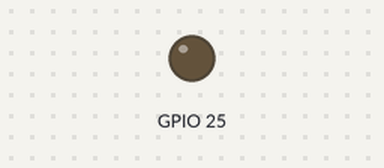
Recording of a program running on a simulated ESP32. Parts: output pins drawn as LEDs (lit = HIGH).

Above: at 0.05 s.
At 0.3 s:
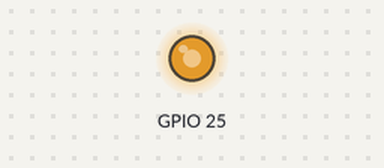
At 0.9 s:
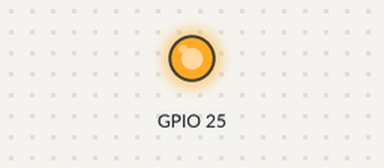
At 1.75 s:
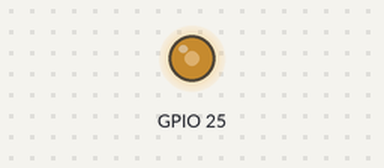
Timing chart, 0 to 4.1 s (numbered marks = the images above):
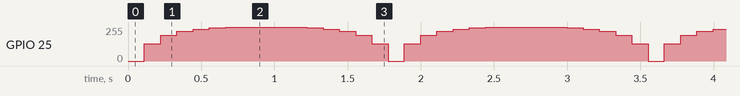

Measured:
- by itself, GPIO 25: repeats every 1.8 s: 192/255 0.11 s, 224/255 0.11 s, 240/255 0.11 s, 248/255 0.11 s, 252/255 0.11 s, 254/255 0.11 s, 255/255 0.11 s, 254/255 0.11 s, 252/255 0.11 s, 248/255 0.11 s, 240/255 0.11 s, 224/255 0.11 s, 192/255 0.11 s, 128/255 0.11 s, 0/255 0.11 s, 128/255 0.11 s

The program:

main.cpp
```cpp
#include <driver/gpio.h>
#include <driver/dac.h>
#include <Arduino.h>

void blinkTask(void *pvParam) {
  uint8_t dacValue = 0;
  int16_t dacInc = 128;

  dac_output_enable(DAC_CHANNEL_1);
  while (true) {
    dac_output_voltage(DAC_CHANNEL_1, dacValue);  // dacWrite(DAC1, dacValue);
    dacValue += dacInc;
    if (dacInc > 0) {
      dacInc /= 2;
      if (! dacInc)
        dacInc = -1;
    } else {
      dacInc *= 2;
      if (dacInc < -128)
        dacInc = 128;
    }
    vTaskDelay(pdMS_TO_TICKS(111));
  }
}

void setup() {
  Serial.begin(115200);
  Serial.println();

  if (xTaskCreate(blinkTask, "blinkTask", 1024, NULL, 1, NULL) != pdPASS) {
    Serial.println("Unable to create blink task!");
    Serial.flush();
    esp_deep_sleep_start();
  }
}

void loop() {
  vTaskDelete(NULL);
}
```
